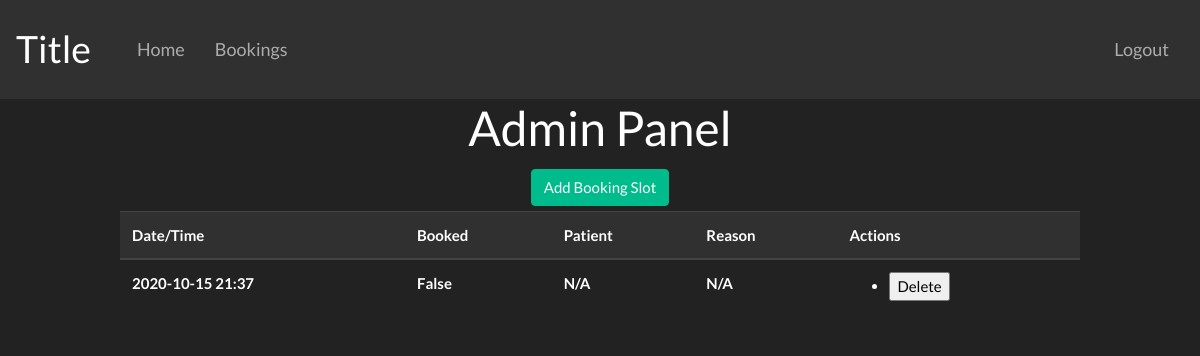
Before: /admin (signed in) with the older database file.
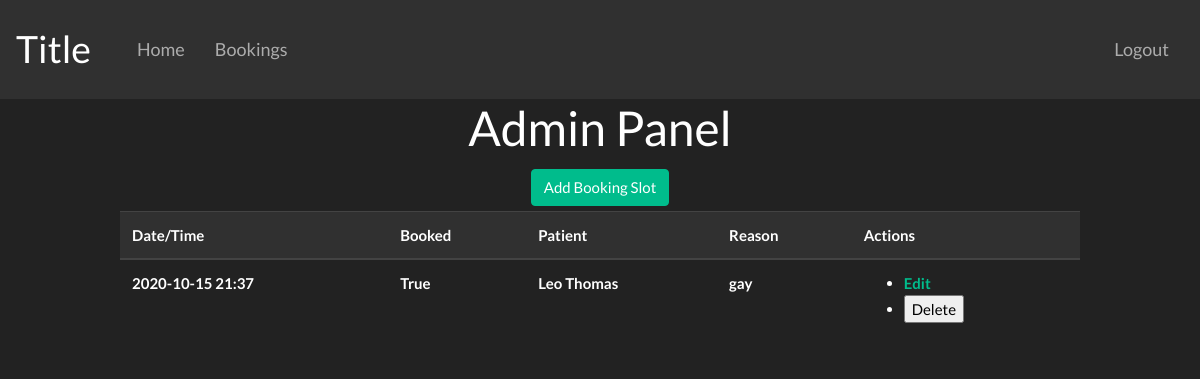
After: the same page with the newer database file.
### tables this page shows
CREATE TABLE bookings (
    id INTEGER PRIMARY KEY AUTOINCREMENT,
    datetime DATETIME NOT NULL,
    booked BIT NOT NULL,
    patient_id INTEGER,
    reason TEXT,
    FOREIGN KEY (patient_id) REFERENCES user (id)
);

CREATE TABLE user (
    id INTEGER PRIMARY KEY AUTOINCREMENT,
    username TEXT UNIQUE NOT NULL,
    password TEXT NOT NULL,
    firstname TEXT NOT NULL,
    lastname TEXT NOT NULL,
    number VARCHAR(11) NOT NULL,
    email TEXT NOT NULL,
    admin BIT NOT NULL
);

### flaskr/appointments.py (the view)
@bp.route('/admin')
@login_required
def admin():
    db = get_db()
    bookings = db.execute(
        'SELECT p.id, datetime, booked, patient_id, reason'
        ' FROM bookings p'
    ).fetchall()
    users = db.execute(
        'SELECT id, firstname, lastname'
        ' FROM user'
    ).fetchall()
    return render_template('bookings/admin.html', bookings=bookings, users=users)

### flaskr/auth.py (called while the page is built)
@bp.before_app_request
def load_logged_in_user():
    user_id = session.get('user_id')
    if user_id is None:
        g.user = None
    else:
        g.user = get_db().execute(
            'SELECT * FROM user WHERE id = ?', (user_id,)
        ).fetchone()

def login_required(view):
    @functools.wraps(view)
    def wrapped_view(**kwargs):
        if g.user is None:
            return redirect(url_for('auth.login'))
        return view(**kwargs)
    return wrapped_view

### flaskr/db.py (called while the page is built)
def get_db():
    if 'db' not in g:
        g.db = sqlite3.connect(
            current_app.config['DATABASE'],
            detect_types=sqlite3.PARSE_DECLTYPES
        )
        g.db.row_factory = sqlite3.Row
    return g.db

### flaskr/templates/bookings/admin.html
{% extends 'base.html' %}
{% block content %}
<div class="mx-auto" style="width: 300px; text-align:center;">
    <h1>Admin Panel</h1>
    <form style="padding: 5px;" action="{{ url_for('bookings.createSlot') }}" method="get">
        <button class="btn btn-success" type="submit" value="Add Booking Slot">Add Booking Slot</button>
    </form>
</div>
<table class="table" style="margin:auto; width:80%">
    <thead class="thead-dark">
      <tr>
        <th scope="col">Date/Time</th>
        <th scope="col">Booked</th>
        <th scope="col">Patient</th>
        <th scope="col">Reason</th>
        <th scope="col">Actions</th>
      </tr>
    </thead>
    <tbody>
        {% for booking in bookings %}
        <tr>
            <th>{{booking['datetime']}}</th>
            {% if booking['booked'] == 1 %}
                <th>True</th>
                {% for user in users %}
                {% if user['id'] == booking['patient_id'] %}
                <th>{{user['firstname'] + ' ' + user['lastname']}}</th>
                {% endif %}
                {% endfor %}
                <th>{{booking['reason']}}</th>
                <th>
                    <ul id="actions">
                        <li><a href="{{ url_for('bookings.updateAdmin', id=booking['id'])}}">Edit</a>
                        <li><form action="{{ url_for('bookings.deleteSlot', id=booking['id']) }}" method="post">
                                <input class="danger" type="submit" value="Delete" onclick="return confirm('Are you sure?');">
                            </form>
                    </ul>
                </th>
            {% else %}
            <th>False</th>
            <th>N/A</th>
            <th>N/A</th>
            <th>
                <ul id="actions">
                    <li><form action="{{ url_for('bookings.deleteSlot', id=booking['id']) }}" method="post">
                        <input class="danger" type="submit" value="Delete" onclick="return confirm('Are you sure?');">
                        </form>
                </ul>
            </th>
            {% endif %}
        </tr>
        {% endfor %}
    </tbody>
  </table>
{% endblock %}

### flaskr/templates/base.html (shortened to what this page needs)
<!doctype html>
<head>
<link rel="stylesheet" href="https://cdn.jsdelivr.net/npm/bootstrap@4.5.3/dist/css/bootstrap.min.css">
<link rel="stylesheet" href="https://stackpath.bootstrapcdn.com/bootswatch/4.5.2/darkly/bootstrap.min.css">
</head>
<div class="bs-component">
  <nav class="navbar navbar-expand-lg navbar-dark bg-dark">
    <a class="navbar-brand" href="#" style="padding-right: 15px; font-size:250%;">Title</a>
    <div class="collapse navbar-collapse" id="navbarColor02">
      <ul class="navbar-nav mr-auto">
          <li class="nav-item">
            <a class="nav-link" href="{{url_for('landing.index')}}">Home</a>
          </li>
        {% if g.user %}
        {% if g.user['admin'] == 1 %}
        <li class="nav-item">
          <a class="nav-link" href="{{url_for('bookings.booking')}}">Admin panel</a>
        </li>
        {% else %}
        <li class="nav-item">
          <a class="nav-link" href="{{url_for('bookings.booking')}}">Bookings</a>
        </li>
        {% endif %}
        {% endif %}
      </ul>
      <ul class="navbar-nav ml-auto">
        {% if g.user %}
        <li class="nav-item">
          <a class="nav-link" href="{{url_for('auth.logout')}}">Logout</a>
        </li>
        {% endif %}
      </ul>
    </div>
  </nav>
<section class="content">
  {% block content %}{% endblock %}
</section>

### flaskr/templates/base.html (style rules this page uses)
.navbar-nav > li { padding-left:7px; padding-right:7px; font-size:120%; }

Changed rows visible on the page:
changed bookings: gains user (firstname+lastname "Leo Thomas"); reason (not shown) → "gay"; booked "False N/A N/A" → "True Edit"
